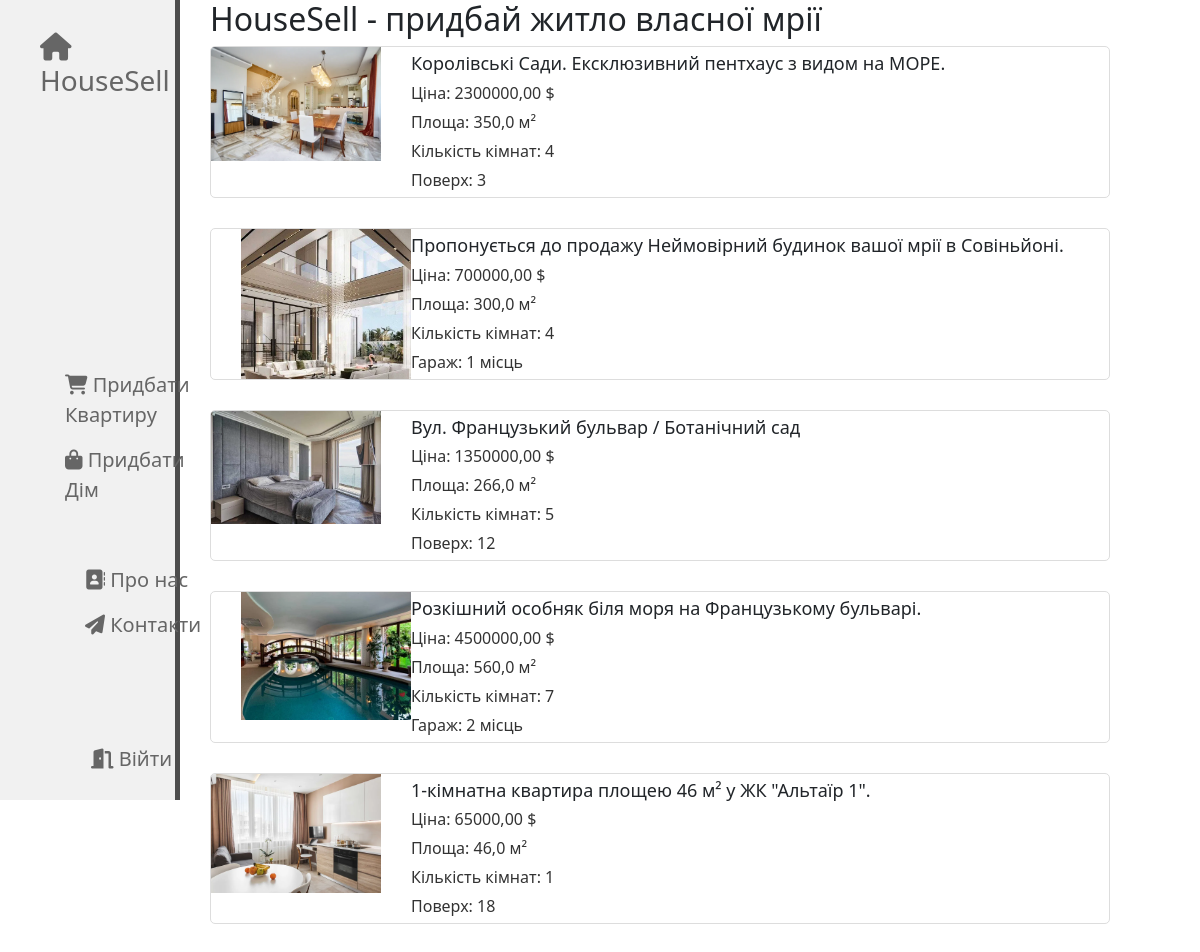
The page / on the database its author committed.
### main/models.py (models this page shows, shortened)
class Property(models.Model):
    title = models.CharField('Назва', max_length=100)
    description = models.TextField('Опис')
    area = models.FloatField('Площа (м²)')
    price = models.DecimalField('Ціна', max_digits=12, decimal_places=2)
    rooms = models.IntegerField('Кількість кімнат')
    category = models.ForeignKey(
        PropertyCategory, on_delete=models.CASCADE, related_name='%(class)s_category'
    )
    date_published = models.DateTimeField('Дата публікації', auto_now_add=True)
    owner = models.ForeignKey(
        User, on_delete=models.CASCADE, related_name='%(class)s_owner'
    )
    image = models.ImageField('Зображення', upload_to='property_images/', blank=True, null=True)
    class Meta:
        abstract = True

class Apartment(Property):
    floor = models.IntegerField('Поверх')
    rooms = models.IntegerField('Кількість кімнат', default=1)  # Додано поле для кількості кімнат

class House(Property):
    garage = models.IntegerField('Гараж')
    rooms = models.IntegerField('Кількість кімнат', default=1)  # Додано поле для кількості кімнат

### main/views.py (the view)
# urls.py: path('', views.index, name='home'),
def index(request):
    apartments = Apartment.objects.all()  # Якщо ви хочете вивести всі квартири
    houses = House.objects.all()  # Якщо ви хочете вивести всі будинки
    return render(request, 'main/home.html', {
        'title': 'HouseSell - придбай житло власної мрії',
        'apartment': apartments[0] if apartments else None,
        'house': houses[0] if houses else None,
        'apartment_2': apartments[1] if len(apartments) > 1 else None,
        'house_2': houses[1] if len(houses) > 1 else None,
        'apartment_3': apartments[2] if len(apartments) > 2 else None,  # Додаємо 3-ю квартиру
    })

### main/templates/main/home.html (shortened to what this page needs)
{% extends 'main/layout.html' %}
{% load static %}
{% block content %}
    <div class="features">
        <h2>{{ title }}</h2>
        <ul class="listing-grid">
            <li class="listing-item left">
                <a href="{% url 'apartment_detail'  apartment.id %}" class="listing-link">
                    <div class="listing-image-container">
                        {% if apartment.image %}
                            <img src="{{ apartment.image.url }}" alt="{{ apartment.title }}" class="listing-image">
                        {% else %}
                            <p>Зображення відсутнє</p>
                        {% endif %}
                    </div>
                    <div class="listing-info">
                        <h2> {{ apartment.title }}</h2>
                        <p> Ціна: {{ apartment.price }} $</p>
                        <p> Площа: {{ apartment.area }} м²</p>
                        <p> Кількість кімнат: {{ apartment.rooms }}</p>
                        <p> Поверх: {{ apartment.floor }}</p>
                    </div>
                </a>
            </li>
            <li class="listing-item right">
                <a href="{% url 'house_detail' house.id %}" class="listing-link">
                    <div class="listing-image-container">
                        {% if house.image %}
                            <img src="{{ house.image.url }}" alt="{{ house.title }}" class="listing-image">
                        {% else %}
                            <p>Зображення відсутнє</p>
                        {% endif %}
                    </div>
                    <div class="listing-info">
                        <h2>{{ house.title }}</h2>
                        <p> Ціна: {{ house.price }} $</p>
                        <p> Площа: {{ house.area }} м²</p>
                        <p> Кількість кімнат: {{ house.rooms }}</p>
                        <p> Гараж: {{ house.garage }} місць</p>
                    </div>
                </a>
            </li>
            <li class="listing-item left">
                <a href="{% url 'apartment_detail' apartment_2.id %}" class="listing-link">
                    <div class="listing-image-container">
                        {% if apartment.image %}
                            <img src="{{ apartment_2.image.url }}" alt="{{ apartment_2.title }}" class="listing-image">
                        {% else %}
                            <p>Зображення відсутнє</p>
                        {% endif %}
                    </div>
                    <div class="listing-info">
                        <h2>{{ apartment_2.title }}</h2>
                        <p>Ціна: {{ apartment_2.price }} $</p>
                        <p>Площа: {{ apartment_2.area }} м²</p>
                        <p>Кількість кімнат: {{ apartment_2.rooms }}</p>
                        <p>Поверх: {{ apartment_2.floor }}</p>
                    </div>
                </a>
            </li>
            <li class="listing-item right">
                <a href="{% url 'house_detail' house_2.id  %}" class="listing-link">
                    <div class="listing-image-container">
                        {% if house_2.image %}
                            <img src="{{ house_2.image.url }}" alt="{{ house_2.title }}" class="listing-image">
                        {% else %}
                            <p>Зображення відсутнє</p>
                        {% endif %}
                    </div>
                    <div class="listing-info">
                        <h2>{{ house_2.title }}</h2>
                        <p>Ціна: {{ house_2.price }} $</p>
                        <p>Площа: {{ house_2.area }} м²</p>
                        <p>Кількість кімнат: {{ house_2.rooms }}</p>
                        <p>Гараж: {{ house_2.garage }} місць</p>
                    </div>
                </a>
            </li>
            <li class="listing-item left">
                <a href="{% url 'apartment_detail' apartment_3.id %}" class="listing-link">
                    <div class="listing-image-container">
                        {% if apartment_3.image %}
                            <img src="{{ apartment_3.image.url }}" alt="{{ apartment_3.title }}" class="listing-image">
                        {% else %}
                            <p>Зображення відсутнє</p>
                        {% endif %}
                    </div>
                    <div class="listing-info">
                        <h2>{{ apartment_3.title }}</h2>
                        <p>Ціна: {{ apartment_3.price }} $</p>
                        <p>Площа: {{ apartment_3.area }} м²</p>
                        <p>Кількість кімнат: {{ apartment_3.rooms }}</p>
                        <p>Поверх: {{ apartment_3.floor }}</p>
                    </div>
                </a>
            </li>
        </ul>
    </div>
{% endblock %}

### main/static/main/css/style.css (style rules this page uses)
main .features { float: left; margin-left: 30px; text-align: left; width: 75%; }
.listing-grid { display: flex; flex-direction: column; width: 100%; padding: 0; margin: 0; }
.listing-item { display: flex; align-items: center; margin-bottom: 30px; width: 100%; border: 1px solid #ddd; border-radius: 5px; overflow: hidden; transition: transform 0.3s ease; }
.listing-item.left { flex-direction: row; }
.listing-item.left .listing-image-container { margin-right: 30px; }
.listing-item.right { flex-direction: row-reverse; }
.listing-item.right .listing-image-container { margin-left: 30px; }
.listing-link { display: flex; text-decoration: none; color: inherit; width: 100%; }
.listing-image-container { flex: 0 0 auto; max-width: 170px; max-height: 10px; }
.listing-image { max-width: 100%; height: auto; }
.listing-info { flex: 1; }
.listing-info h2 { margin: 6px 0 6px; font-size: 18px; }
.listing-info p { margin: 5px 0; font-size: 16px; color: #333; }

### rows shown on the page
Apartment: image (picture), title "Королівські Сади. Ексклюзивний пентхаус з видом на МОРЕ.", price "2300000,00", area "350,0", rooms "4", floor "3"
House: image (picture), title "Пропонується до продажу Неймовірний будинок вашої мрії в Совіньйоні.", price "700000,00", area "300,0", rooms "4", garage "1"
Apartment: image (picture), title "Вул. Французький бульвар / Ботанічний сад", price "1350000,00", area "266,0", rooms "5", floor "12"
House: image (picture), title "Розкішний особняк біля моря на Французькому бульварі.", price "4500000,00", area "560,0", rooms "7", garage "2"
Apartment: image (picture), title "1-кімнатна квартира площею 46 м² у ЖК \"Альтаїр 1\".", price "65000,00", area "46,0", rooms "1", floor "18"
